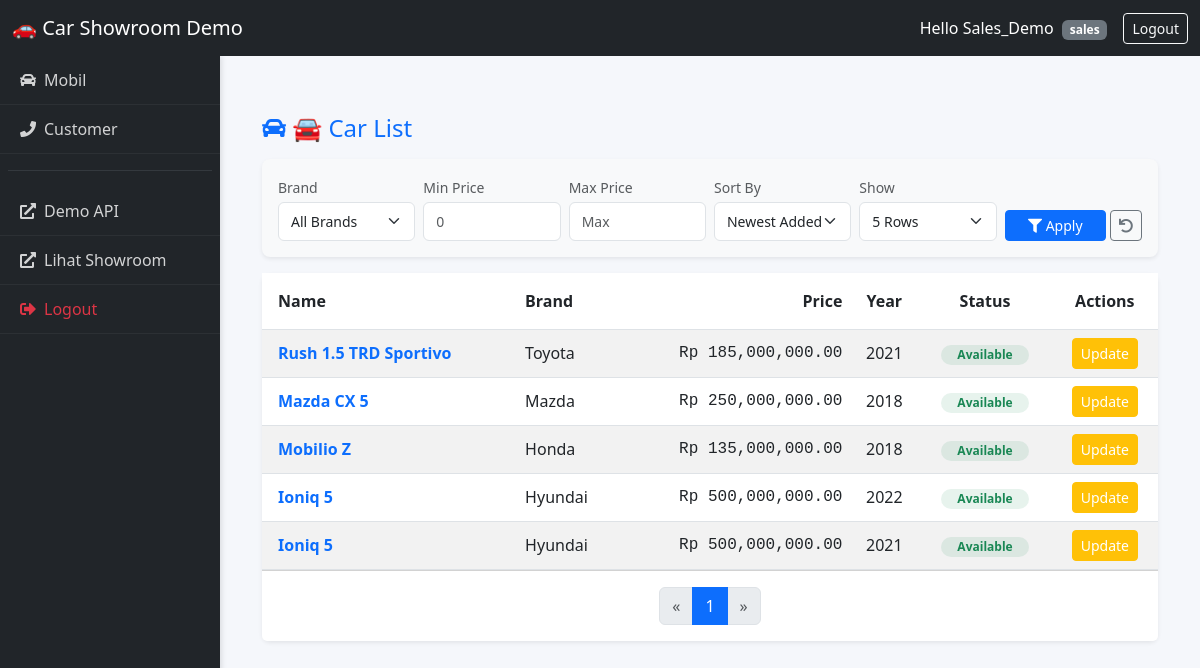
/demo/dashboard/carlist/ (signed in), run on an earlier commit of the app's database.
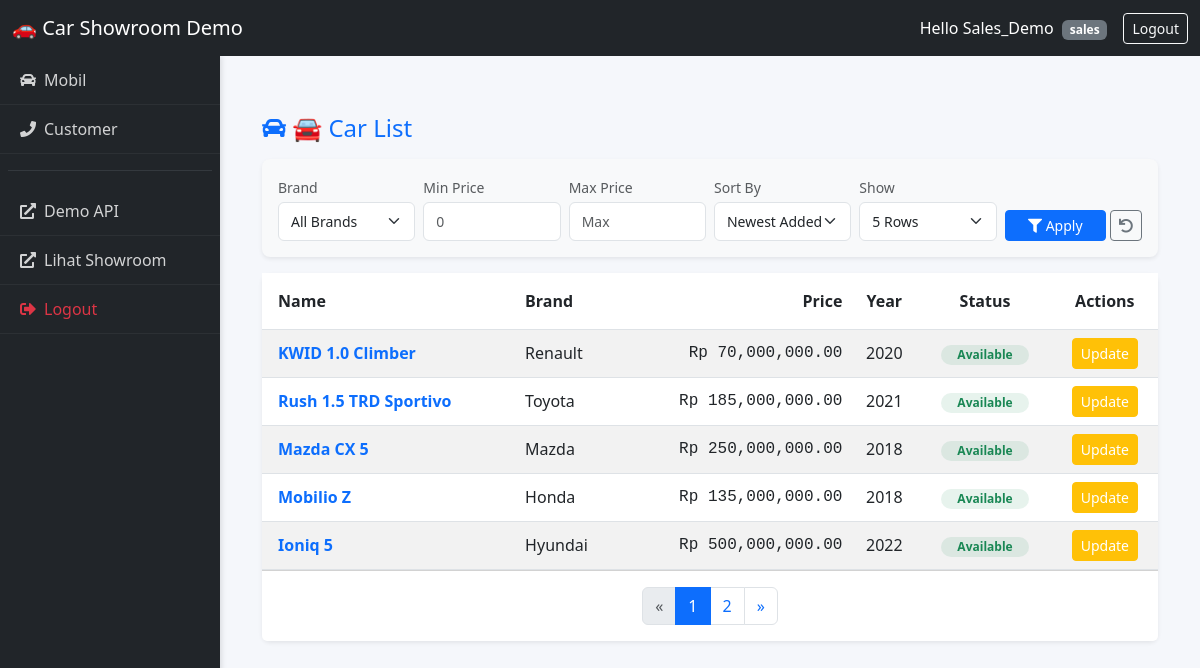
And on a later commit of the database.
### cars/models.py (models this page shows, shortened)
class Cars(models.Model):
    id = models.AutoField(primary_key=True)
    nama = models.CharField(max_length=100)
    harga = models.DecimalField(max_digits=12, decimal_places=2)
    merek = models.CharField(max_length=50)
    model = models.CharField(max_length=50)
    tahun = models.IntegerField()
    kilometer = models.IntegerField()
    transmisi = models.CharField(max_length=20, choices=[('auto','Otomatis'), ('manual', 'Manual')])
    jenis_bahan_bakar = models.CharField(max_length=20, choices=[('bensin','Bensin'), ('diesel', 'Diesel'), ('elektrik', 'Elektrik')])
    mesin = models.CharField(max_length=50)
    tempat_duduk = models.IntegerField()
    deskripsi = models.TextField()
    gambar = models.ImageField(upload_to='cars/images/',blank=True, null=True)
    status = models.CharField(max_length=20,
                              choices=[('available','Available'),('sold','Sold'),('booked','Booked')],default='available')

### demo/views.py (the view)
# urls.py: path('dashboard/carlist/', demo_carlist_dashboard, name='demo_carlist_dashboard'),
def demo_carlist_dashboard(request):
    if not request.user.is_authenticated:
        return redirect("demo_login")
    cars_data = Cars.objects.all()
    selected_brand = request.GET.get('brand')
    if selected_brand and selected_brand != "":
        cars_data = cars_data.filter(merek__iexact=selected_brand)
    min_price = request.GET.get('min_price')
    if min_price and min_price != "":
        cars_data = cars_data.filter(harga__gte=min_price)
    max_price = request.GET.get('max_price')
    if max_price and max_price != "":
        cars_data = cars_data.filter(harga__lte=max_price)
    sort_by = request.GET.get('sort', 'newest') # Default: newest
    if sort_by == 'price_low':
        cars_data = cars_data.order_by('harga')       # Harga Terendah
    elif sort_by == 'price_high':
        cars_data = cars_data.order_by('-harga')      # Harga Tertinggi
    elif sort_by == 'year_new':
        cars_data = cars_data.order_by('-tahun')      # Tahun Muda
    elif sort_by == 'year_old':
        cars_data = cars_data.order_by('tahun')       # Tahun Tua
    else:
        cars_data = cars_data.order_by('-id')         # Default (Input Terakhir)
    items_per_page = request.GET.get('paginate_by', 5)
    try:
        items_per_page = int(items_per_page)
    except ValueError:
        items_per_page = 5
    paginator = Paginator(cars_data, items_per_page)
    page_number = request.GET.get('page')
    page_obj = paginator.get_page(page_number)
    brands_list = Cars.objects.values_list('merek', flat=True).distinct().order_by('merek')
    context = {
        "cars": page_obj,
        "items_per_page": items_per_page,
        "brands_list": brands_list,       # Untuk dropdown merek
        "selected_brand": selected_brand, # Agar filter tidak reset saat ganti halaman
        "min_price": min_price,
        "max_price": max_price,
        "current_sort": sort_by,
    }
    return render(request, "demo/car_list_dashboard.html", context)

### demo/templates/demo/car_list_dashboard.html (shortened to what the changed rows need)
{% extends 'demo/base.html' %}
{% load humanize %}
{% block content %}
<div class="container-fluid mt-4">
    <div class="card shadow-sm border-0">
        <div class="card-body p-0">
            <div class="table-responsive">
                <table class="table table-hover table-striped align-middle mb-0">
                    <thead class="bg-light text-dark">
                        <tr>
                            <th class="py-3 ps-3">Name</th>
                            <th class="py-3">Brand</th>
                            <th class="py-3 text-end">Price</th>
                            <th class="py-3 text-center">Year</th>
                            <th class="py-3 text-center">Status</th>
                            {% if request.user.role in 'admin sales' %}
                                <th class="py-3 text-center">Actions</th>
                            {% endif %}
                        </tr>
                    </thead>
                    <tbody>
                        {% for car in cars %}
                        <tr>
                            <td class="ps-3">
                                <a href="{% url 'detail_car' car.id %}" class="fw-bold text-decoration-none text-primary">{{ car.nama }}</a>
                            </td>
                            <td>{{ car.merek }}</td>
                            <td class="text-end font-monospace">Rp {{ car.harga|intcomma }}</td>
                            <td class="text-center">{{ car.tahun }}</td>
                            <td class="text-center">
                                {% if car.status|lower == 'available' %}
                                    <span class="badge bg-success bg-opacity-10 text-success rounded-pill px-3">Available</span>
                                {% else %}
                                    <span class="badge bg-secondary rounded-pill px-3">{{ car.status }}</span>
                                {% endif %}
                            </td>
                            {% if request.user.role == 'admin' %}
                            <td class="text-center">
                                <div class="btn-group" role="group">
                                    <a href="{% url 'update_car' car.id %}?next={% url 'demo_carlist_dashboard' %}" class="btn btn-sm btn-outline-warning">Edit</a>
                                    <a href="{% url 'delete_car' car.id %}?next={% url 'demo_carlist_dashboard' %}" class="btn btn-sm btn-outline-danger" onclick="return confirm('Delete {{ car.nama }}?');">Delete</a>
                                </div>
                                <div class="mt-1">
                                    <a href="{% url 'service_history' car.id %}?next={% url 'demo_carlist_dashboard' %}" class="btn btn-sm btn-success w-100" style="font-size: 0.75rem;">+ Service</a>
                                </div>
                            </td>
                            {% elif request.user.role == 'sales' %}
                            <td class="text-center">
                                <a href="{% url 'update_car' car.id %}?next={% url 'demo_carlist_dashboard' %}" class="btn btn-sm btn-warning text-white">Update</a>
                            </td>
                            {% endif %}
                        </tr>
                        {% endfor %}
                    </tbody>
                </table>
            </div>
        </div>
        <div class="card-footer bg-white py-3">
            <nav aria-label="Page navigation">
                <ul class="pagination justify-content-center m-0">
                    {% for num in cars.paginator.page_range %}
                        {% if cars.number == num %}
                            <li class="page-item active"><span class="page-link">{{ num }}</span></li>
                        {% elif num > cars.number|add:'-3' and num < cars.number|add:'3' %}
                            <li class="page-item">
                                <a class="page-link" href="?page={{ num }}&brand={{ selected_brand|default:'' }}&min_price={{ min_price|default:'' }}&max_price={{ max_price|default:'' }}&sort={{ current_sort }}&paginate_by={{ items_per_page }}">
                                    {{ num }}
                                </a>
                            </li>
                        {% endif %}
                    {% endfor %}
                    {% if cars.has_next %}
                    <li class="page-item">
                        <a class="page-link" href="?page={{ cars.next_page_number }}&brand={{ selected_brand|default:'' }}&min_price={{ min_price|default:'' }}&max_price={{ max_price|default:'' }}&sort={{ current_sort }}&paginate_by={{ items_per_page }}">
                            &raquo;
                        </a>
                    </li>
                    {% else %}
                    <li class="page-item disabled"><span class="page-link">&raquo;</span></li>
                    {% endif %}
                </ul>
            </nav>
        </div>
    </div>
</div>
{% endblock %}

What changed in the data, as far as the page shows it:
no longer on this page (row unchanged): Cars: nama "Ioniq 5", merek "Hyundai", harga "500,000,000.00", tahun "2021", status "Available"
added Cars: nama "KWID 1.0 Climber", merek "Renault", harga "70,000,000.00", tahun "2020", status "Available"
Also different on the page:
new list line: "2"
